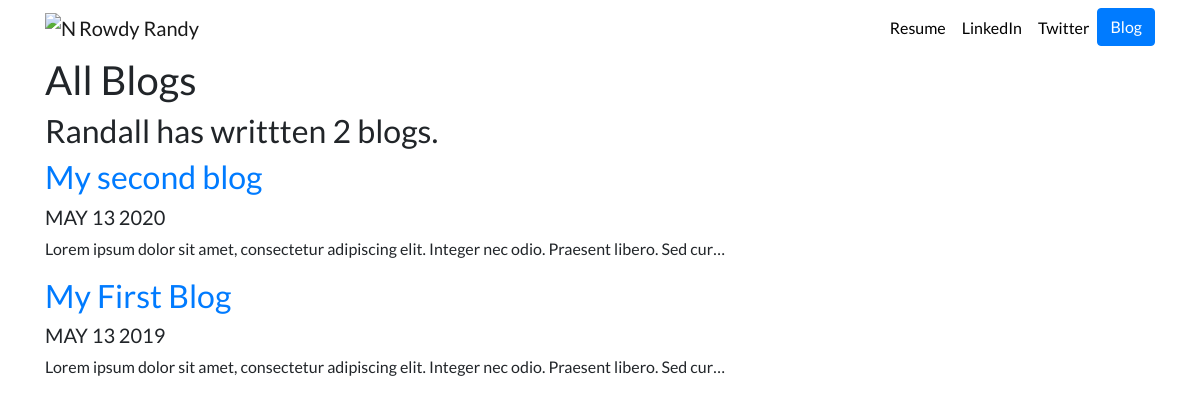
Screenshot of /blog/ with the database file from the repository.
### blog/models.py (models this page shows, shortened)
class Blog(models.Model):
    title = models.CharField(max_length=200)
    description = models.TextField()
    date = models.DateField()

### blog/views.py (the view)
# urls.py: path('', views.all_blogs, name='all_blogs'),
def all_blogs(request):
    blogs = Blog.objects.order_by('-date')[:5]
    return render(request, 'blog/all_blogs.html', {'blogs': blogs})

### blog/templates/blog/all_blogs.html
{% extends 'portfolio/base.html' %}
{% block content %}
    <h1>All Blogs</h1>
    <h2>Randall has writtten {{ blogs.count }} blog{{ blogs.count|pluralize }}.</h2>
    {%  for blog in blogs %}
        <a href="{% url 'blog:detail' blog.id %}"><h2>{{ blog.title }}</h2></a>
        <h5>{{ blog.date|date:"M d Y"|upper }}</h5>
        <p>{{ blog.description|striptags|truncatechars:100 }}</p>
    {% endfor %}
{% endblock %}

### portfolio/static/portfolio/custom.css (style rules this page uses)
body { font-family: 'Lato', sans-serif; }

### rows the page displays
Blog: title "My second blog", date "MAY 13 2020", description "Lorem ipsum dolor sit amet, consectetur adipiscing elit. Integer nec odio. Praesent libero. Sed cur…"
Blog: title "My First Blog", date "MAY 13 2019", description "Lorem ipsum dolor sit amet, consectetur adipiscing elit. Integer nec odio. Praesent libero. Sed cur…"

### other values shown
{{ blogs.count }} "2"
